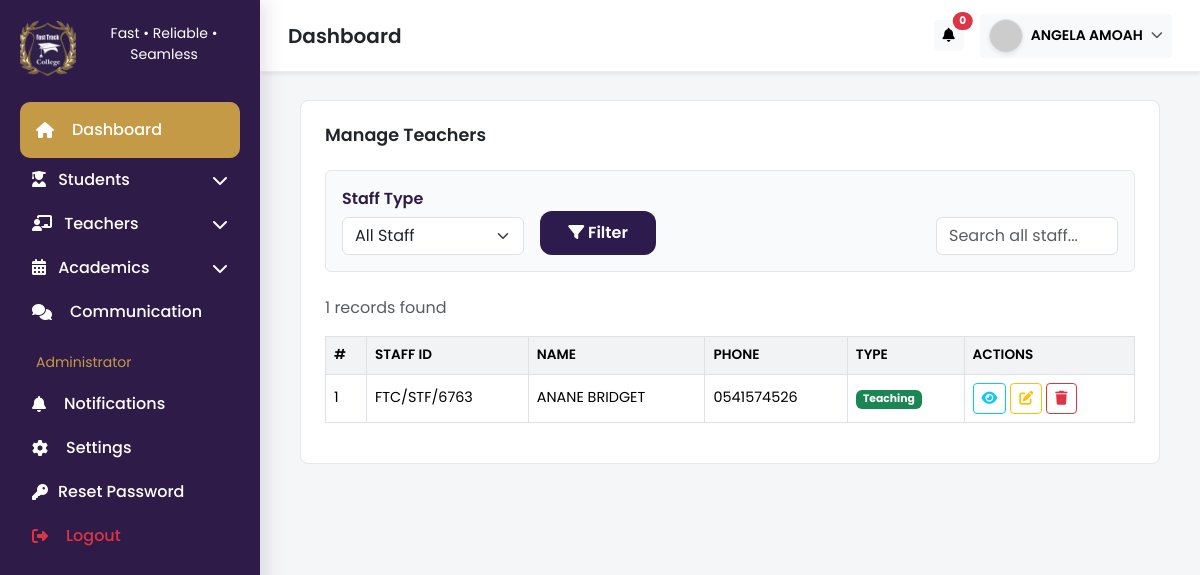
Page /pages/manage_teachers.php (signed in) on the committed database.
### tables this page shows
CREATE TABLE `teachers` (
  `id` int(11) NOT NULL,
  `staff_id` varchar(50) NOT NULL,
  `first_name` varchar(100) NOT NULL,
  `surname` varchar(100) NOT NULL,
  `other_names` varchar(150) DEFAULT NULL,
  `dob` date DEFAULT NULL,
  `gender` enum('Male','Female') NOT NULL,
  `staff_type` enum('Teaching','Non-Teaching') NOT NULL,
  `email` varchar(150) DEFAULT NULL,
  `phone` varchar(20) NOT NULL,
  `nationality` varchar(100) DEFAULT NULL,
  `religion` varchar(50) DEFAULT NULL,
  `address` varchar(255) DEFAULT NULL,
  `qualification` varchar(150) DEFAULT NULL,
  `employment_date` date DEFAULT NULL,
  `photo` varchar(255) DEFAULT NULL,
  `password` varchar(100) DEFAULT NULL,
  `status` enum('Active','Inactive','Suspended') DEFAULT 'Active',
  `created_at` timestamp NOT NULL DEFAULT current_timestamp(),
  `updated_at` timestamp NOT NULL DEFAULT current_timestamp() ON UPDATE current_timestamp()
);

### pages/manage_teachers.php (the view, shortened to what this page needs)
<?php
include '../includes/db_connection.php';
$search    = $_GET['search'] ?? '';
$limit = 10;
$page  = isset($_GET['page']) ? max(1,(int)$_GET['page']) : 1;
$offset = ($page-1)*$limit;
$where = [];
$params = [];
$whereSQL = $where ? "WHERE " . implode(" AND ", $where) : "";
$sql = "SELECT * FROM teachers $whereSQL ORDER BY surname, first_name";
$count_stmt = $pdo->prepare(str_replace("SELECT *", "SELECT COUNT(*)", $sql));
$count_stmt->execute($params);
$total_teachers = $count_stmt->fetchColumn();
$sql .= " LIMIT $limit OFFSET $offset";
$stmt = $pdo->prepare($sql);
$stmt->execute($params);
$teachers = $stmt->fetchAll(PDO::FETCH_ASSOC);
?>
<!DOCTYPE html>
<html lang="en">
<head>
    <link href="https://cdn.jsdelivr.net/npm/bootstrap@5.3.2/dist/css/bootstrap.min.css" rel="stylesheet">
    <link href="https://cdnjs.cloudflare.com/ajax/libs/font-awesome/6.5.0/css/all.min.css" rel="stylesheet">
    <link href="../assets/css/styles.css" rel="stylesheet">
</head>
<body>
    <?php
if ($_SESSION['user_role'] === 'Super_Admin') {
    include '../includes/super_admin_sidebar.php';
} elseif ($_SESSION['user_role'] === 'Administrator') {
    include '../includes/administrator_sidebar.php';
}
?>
    <?php include '../includes/topbar.php'; ?>
    <main class="main">
        <div class="container-fluid">
            <div class="page-card">
                <div class="d-flex justify-content-between align-items-center mb-4">
                    <h6 class="page-title mb-0">Manage Teachers</h6>
                </div>
                <div class="filter-section mb-4">
                    <form method="GET" class="row g-3 align-items-end">
                        <div class="col-md-3">
                            <label class="form-label">Staff Type</label>
                            <select name="staff_type" class="form-select">
                                <option value="">All Staff</option>
                            </select>
                        </div>
                        <div class="col-md-2 d-grid">
                            <button class="btn btn-root w-100"><i class="fas fa-filter"></i> Filter</button>
                        </div>
                        <div class="col-md-3 ms-auto">
                            <input type="text" name="search" value="<?= htmlspecialchars($search) ?>"
                                class="form-control" placeholder="Search all staff...">
                        </div>
                    </form>
                </div>
                <div class="d-flex justify-content-between align-items-center mb-3">
                    <span class="text-muted"><?= $total_teachers ?> records found</span>
                </div>
                <?php if($teachers): ?>
                <div class="table-responsive">
                    <table class="table table-bordered align-middle" id="teachersTable">
                        <thead>
                            <tr>
                                <th>#</th>
                                <th>Staff ID</th>
                                <th>Name</th>
                                <th>Phone</th>
                                <th>Type</th>
                                <th>Actions</th>
                            </tr>
                        </thead>
                        <tbody>
                            <?php $i=$offset+1; foreach($teachers as $t): ?>
                            <tr>
                                <td><?= $i++ ?></td>
                                <td><?= htmlspecialchars($t['staff_id']) ?></td>
                                <td><?= htmlspecialchars($t['surname'].' '.$t['first_name'].' '.$t['other_names']) ?>
                                </td>
                                <td><?= htmlspecialchars($t['phone']) ?></td>
                                <td><span
                                        class="badge <?= $t['staff_type']==='Teaching'?'badge-teaching':'badge-non' ?>"><?= $t['staff_type'] ?></span>
                                </td>
                                <td>
                                    <div class="action-buttons d-flex gap-1 flex-wrap">
                                        <a href="view_teacher.php?id=<?= $t['id'] ?>"
                                            class="btn btn-sm btn-outline-info"><i class="fas fa-eye"></i></a>
                                        <a href="update_teacher.php?id=<?= $t['id'] ?>"
                                            class="btn btn-sm btn-outline-warning"><i class="fas fa-edit"></i></a>
                                        <a href="delete_teacher.php?id=<?= $t['id'] ?>"
                                            class="btn btn-sm btn-outline-danger delete-btn"><i
                                                class="fas fa-trash"></i></a>
                                    </div>
                                </td>
                            </tr>
                            <?php endforeach; ?>
                        </tbody>
                    </table>
                </div>
                <?php else: ?>
                <p class="text-danger">No teachers found.</p>
                <?php endif; ?>
            </div>
        </div>
    </main>
</body>
</html>

### Assets/css/styles.css (style rules this page uses)
:root { --primary-dark: #2e1b47; --primary-500: #412461; --accent: #c49a47; --muted: #6b6b6b; --surface: #ffffff; --soft: #faf9fc; --glass: rgba(142, 106, 181, 0.08); --card-radius: 12px; }
html, body { height: 100%; }
body { font-family: "Poppins", sans-serif; background: linear-gradient(180deg, #f6f7fb 0%, #fff 100%); color: #222; margin: 0; -webkit-font-smoothing: antialiased; -moz-osx-font-smoothing: grayscale; }
.main { margin-left: 260px; padding: 28px; transition: margin-left 0.35s ease; min-height: calc(100vh - 72px); }
.form-label { color: var(--primary-dark); font-weight: 600; margin-bottom: 6px; display: block; }
.btn-root { background: linear-gradient(135deg, var(--primary-dark), var(--primary-500)); color: #fff; border: none; border-radius: 12px; padding: 10px 18px; font-weight: 600; transition: all 0.22s ease; }

### pages/manage_teachers.php (style rules this page uses)
body { font-family: 'Poppins', sans-serif; background: #f5f6f8; color: #212529; }
.page-card { background: #fff; border: 1px solid #e5e7eb; border-radius: 8px; padding: 24px; }
.page-title { font-size: 1.1rem; font-weight: 600; }
.filter-section { background: #f9fafb; border: 1px solid #e5e7eb; border-radius: 6px; padding: 16px; }
.table thead th { background: #f1f3f5; font-weight: 600; font-size: 0.85rem; text-transform: uppercase; }
.table tbody td { font-size: 0.9rem; vertical-align: middle; }
.badge-teaching { background: #198754; color: #fff; }
.btn-root { background: #2d1b4e; color: #fff; }
.action-buttons .btn { padding: 4px 8px; }

### rows in the picture
teachers: staff "FTC/STF/6763", surname+first_name+other_names "ANANE BRIDGET", phone "0541574526", staff_type "Teaching"

### other values in the picture
$total_notifications "0"
$user_name "ANGELA AMOAH"
$total_teachers "1"
